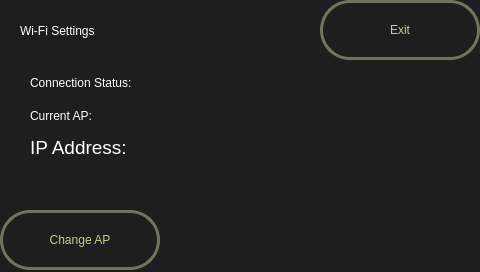
<?xml version="1.0" encoding="UTF-8"?>
<ui version="4.0">
 <class>WifiScreen</class>
 <widget class="QDialog" name="WifiScreen">
  <property name="geometry">
   <rect>
    <x>0</x>
    <y>0</y>
    <width>480</width>
    <height>272</height>
   </rect>
  </property>
  <property name="minimumSize">
   <size>
    <width>480</width>
    <height>272</height>
   </size>
  </property>
  <property name="baseSize">
   <size>
    <width>480</width>
    <height>272</height>
   </size>
  </property>
  <property name="windowTitle">
   <string>Dialog</string>
  </property>
  <property name="styleSheet">
   <string notr="true">background-color: rgba(30, 30, 30, 255);</string>
  </property>
  <widget class="QLabel" name="label">
   <property name="geometry">
    <rect>
     <x>20</x>
     <y>10</y>
     <width>291</width>
     <height>41</height>
    </rect>
   </property>
   <property name="styleSheet">
    <string notr="true">color: rgba(255, 255, 255, 255);
font: 24px &quot;DejaVu Sans&quot;;</string>
   </property>
   <property name="text">
    <string>Wi-Fi Settings</string>
   </property>
  </widget>
  <widget class="QLabel" name="label_logo">
   <property name="geometry">
    <rect>
     <x>330</x>
     <y>210</y>
     <width>151</width>
     <height>61</height>
    </rect>
   </property>
   <property name="text">
    <string/>
   </property>
   <property name="pixmap">
    <pixmap resource="resources.qrc">:/rsrc/logo.png</pixmap>
   </property>
  </widget>
  <widget class="QPushButton" name="exitButton">
   <property name="geometry">
    <rect>
     <x>320</x>
     <y>0</y>
     <width>160</width>
     <height>60</height>
    </rect>
   </property>
   <property name="minimumSize">
    <size>
     <width>160</width>
     <height>60</height>
    </size>
   </property>
   <property name="maximumSize">
    <size>
     <width>160</width>
     <height>60</height>
    </size>
   </property>
   <property name="focusPolicy">
    <enum>Qt::NoFocus</enum>
   </property>
   <property name="styleSheet">
    <string notr="true">color: rgba(200, 200, 150, 255);
background: qradialgradient(cx:.4, cy:.2, radius:1, fx:.5, fy:.3, stop:.2 rgba(70, 70, 70, 255), stop:.9 rgba(20, 20, 20, 255));
border-style: solid;
border-width: 3px;
border-radius: 30px;
border-color: rgba(115, 115, 95, 255);
font: 18px &quot;DejaVu Sans&quot;;</string>
   </property>
   <property name="text">
    <string>Exit</string>
   </property>
  </widget>
  <widget class="QWidget" name="layoutWidget">
   <property name="geometry">
    <rect>
     <x>30</x>
     <y>70</y>
     <width>411</width>
     <height>91</height>
    </rect>
   </property>
   <layout class="QVBoxLayout" name="verticalLayout">
    <item>
     <widget class="QLabel" name="label_status">
      <property name="styleSheet">
       <string notr="true">color: rgba(255, 255, 255, 255);
font: 18px &quot;DejaVu Sans&quot;;</string>
      </property>
      <property name="text">
       <string>Connection Status:</string>
      </property>
     </widget>
    </item>
    <item>
     <widget class="QLabel" name="label_ap">
      <property name="styleSheet">
       <string notr="true">color: rgba(255, 255, 255, 255);
font: 18px &quot;DejaVu Sans&quot;;</string>
      </property>
      <property name="text">
       <string>Current AP:</string>
      </property>
     </widget>
    </item>
    <item>
     <widget class="QLabel" name="label_ipaddr">
      <property name="styleSheet">
       <string notr="true">color: rgba(255, 255, 255, 255);
font: 18px &quot;DejaVu Sans&quot;;</string>
      </property>
      <property name="text">
       <string>&lt;html&gt;&lt;head/&gt;&lt;body&gt;&lt;p&gt;&lt;span style=&quot; font-size:14pt;&quot;&gt;IP Address:&lt;/span&gt;&lt;/p&gt;&lt;/body&gt;&lt;/html&gt;</string>
      </property>
     </widget>
    </item>
   </layout>
  </widget>
  <widget class="QPushButton" name="changeButton">
   <property name="geometry">
    <rect>
     <x>0</x>
     <y>210</y>
     <width>160</width>
     <height>60</height>
    </rect>
   </property>
   <property name="minimumSize">
    <size>
     <width>160</width>
     <height>60</height>
    </size>
   </property>
   <property name="maximumSize">
    <size>
     <width>160</width>
     <height>60</height>
    </size>
   </property>
   <property name="focusPolicy">
    <enum>Qt::NoFocus</enum>
   </property>
   <property name="styleSheet">
    <string notr="true">color: rgba(200, 200, 150, 255);
background: qradialgradient(cx:.4, cy:.2, radius:1, fx:.5, fy:.3, stop:.2 rgba(70, 70, 70, 255), stop:.9 rgba(20, 20, 20, 255));
border-style: solid;
border-width: 3px;
border-radius: 30px;
border-color: rgba(115, 115, 95, 255);
font: 18px &quot;DejaVu Sans&quot;;</string>
   </property>
   <property name="text">
    <string>Change AP</string>
   </property>
  </widget>
 </widget>
 <resources>
  <include location="resources.qrc"/>
 </resources>
 <connections>
  <connection>
   <sender>exitButton</sender>
   <signal>clicked()</signal>
   <receiver>WifiScreen</receiver>
   <slot>slot1()</slot>
   <hints>
    <hint type="sourcelabel">
     <x>397</x>
     <y>35</y>
    </hint>
    <hint type="destinationlabel">
     <x>454</x>
     <y>92</y>
    </hint>
   </hints>
  </connection>
  <connection>
   <sender>changeButton</sender>
   <signal>clicked()</signal>
   <receiver>WifiScreen</receiver>
   <slot>slot2()</slot>
   <hints>
    <hint type="sourcelabel">
     <x>95</x>
     <y>234</y>
    </hint>
    <hint type="destinationlabel">
     <x>208</x>
     <y>223</y>
    </hint>
   </hints>
  </connection>
 </connections>
 <slots>
  <slot>slot1()</slot>
  <slot>slot2()</slot>
 </slots>
</ui>
